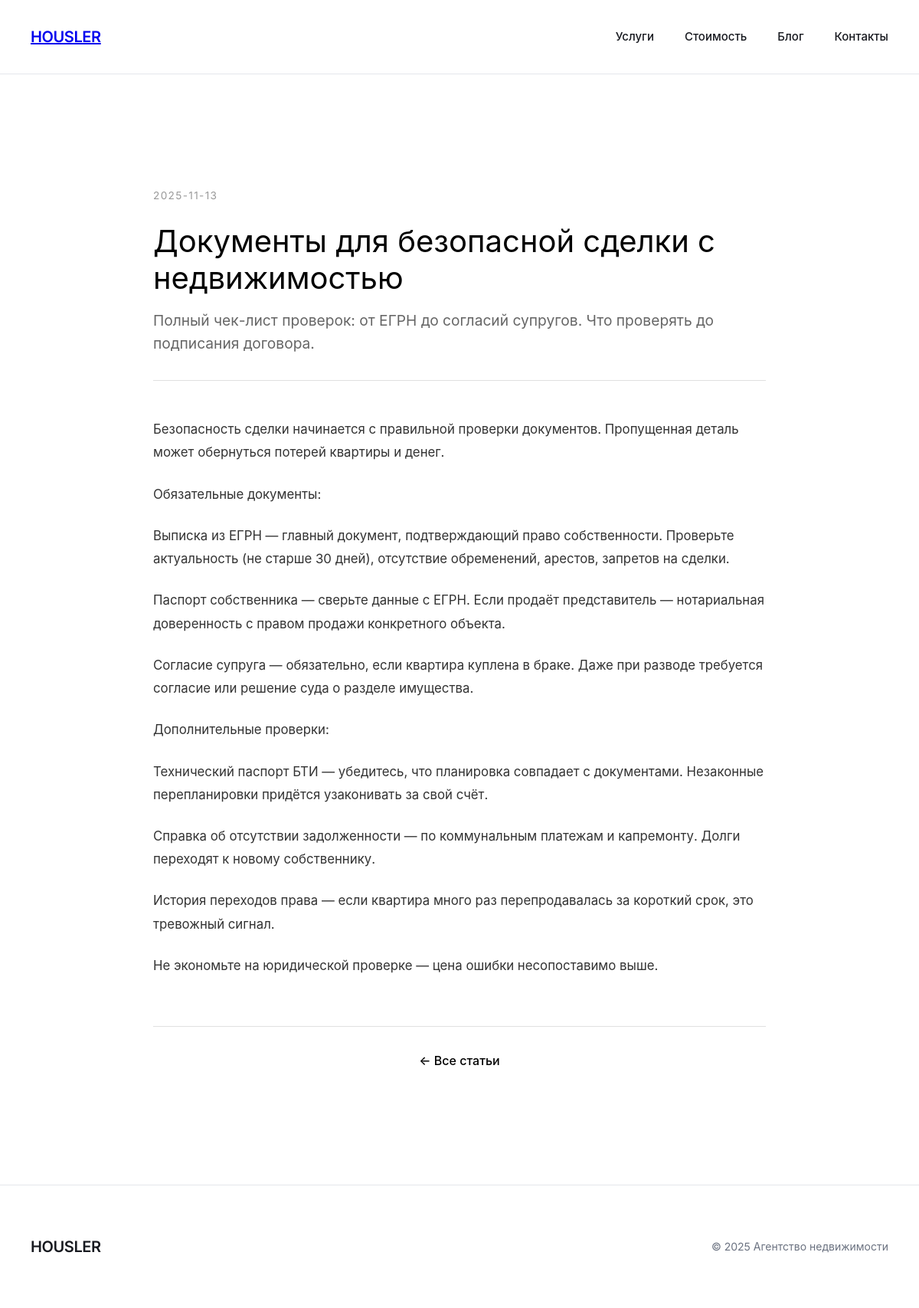
Screenshot of /blog/dokumenty-dlya-bezopasnoy-sdelki with the database file from the repository.
### tables this page shows
CREATE TABLE blog_posts (
                id INTEGER PRIMARY KEY AUTOINCREMENT,
                slug TEXT UNIQUE NOT NULL,
                title TEXT NOT NULL,
                excerpt TEXT,
                content TEXT NOT NULL,
                original_url TEXT,
                original_title TEXT,
                published_at TEXT NOT NULL,
                created_at TEXT NOT NULL,
                updated_at TEXT NOT NULL,
                is_published INTEGER DEFAULT 1,
                view_count INTEGER DEFAULT 0
            );

### blog_routes.py (the view)
    @app.route('/blog/<slug>')
    def blog_post(slug):
        try:
            post = blog_db.get_post_by_slug(slug)
            if not post:
                abort(404)
            blog_db.increment_view_count(slug)
            recent_posts = blog_db.get_recent_posts(limit=5)
            return render_template('blog_post.html', post=post, recent_posts=recent_posts)
        except Exception as e:
            logger.error(f"Error loading blog post {slug}: {e}")
            abort(500)

### blog_database.py (called while the page is built)
    def get_post_by_slug(self, slug: str) -> Optional[Dict]:
        conn = sqlite3.connect(self.db_path)
        conn.row_factory = sqlite3.Row
        c = conn.cursor()
        c.execute('''
            SELECT * FROM blog_posts
            WHERE slug = ? AND is_published = 1
        ''', (slug,))
        row = c.fetchone()
        conn.close()
        if row:
            return dict(row)
        return None

    def get_all_posts(
        self,
        limit: Optional[int] = None,
        offset: int = 0
    ) -> List[Dict]:
        conn = sqlite3.connect(self.db_path)
        conn.row_factory = sqlite3.Row
        c = conn.cursor()
        query = '''
            SELECT * FROM blog_posts
            WHERE is_published = 1
            ORDER BY published_at DESC
        '''
        if limit:
            query += f' LIMIT {limit} OFFSET {offset}'
        c.execute(query)
        rows = c.fetchall()
        conn.close()
        return [dict(row) for row in rows]

    def get_recent_posts(self, limit: int = 4) -> List[Dict]:
        return self.get_all_posts(limit=limit)

    def increment_view_count(self, slug: str):
        conn = sqlite3.connect(self.db_path)
        c = conn.cursor()
        c.execute('''
            UPDATE blog_posts
            SET view_count = view_count + 1
            WHERE slug = ?
        ''', (slug,))
        conn.commit()
        conn.close()

### blog_routes.py (called while the page is built)
def register_blog_routes(app):
    @app.route('/blog')
    def blog_index():
        """Blog index page with all posts"""
        try:
            posts = blog_db.get_all_posts()
            return render_template('blog_index.html', posts=posts)
        except Exception as e:
            logger.error(f"Error loading blog index: {e}")
            abort(500)
    @app.route('/blog/<slug>')
    def blog_post(slug):
        try:
            post = blog_db.get_post_by_slug(slug)
            if not post:
                abort(404)
            blog_db.increment_view_count(slug)
            recent_posts = blog_db.get_recent_posts(limit=5)
            return render_template('blog_post.html', post=post, recent_posts=recent_posts)
        except Exception as e:
            logger.error(f"Error loading blog post {slug}: {e}")
            abort(500)
    logger.info("Blog routes registered")

### templates/blog_post.html (shortened to what this page needs)
<!DOCTYPE html>
<html lang="ru">
<head>
    <link rel="stylesheet" href="/static/css/landing.css">
    <link rel="stylesheet" href="/static/css/blog-minimal.css">
</head>
<body>
    <nav class="nav">
        <div class="container">
            <div class="nav-content">
                <a href="/" class="logo">HOUSLER</a>
                <div class="nav-links">
                    <a href="/#services">Услуги</a>
                    <a href="/#pricing">Стоимость</a>
                    <a href="/blog">Блог</a>
                    <a href="/#contact">Контакты</a>
                </div>
            </div>
        </div>
    </nav>
    <section class="section">
        <div class="container">
            <div class="blog-post-content">
                <div class="blog-post-header">
                    <div class="blog-post-meta">{{ post.published_at[:10] }}</div>
                    <h1 class="blog-post-title">{{ post.title }}</h1>
                    {% if post.excerpt %}
                    <div class="blog-post-excerpt">{{ post.excerpt }}</div>
                    {% endif %}
                </div>
                <div class="blog-post-body">
                    {% for paragraph in post.content.split('\n\n') %}
                        {% if paragraph.strip() %}
                        <p>{{ paragraph }}</p>
                        {% endif %}
                    {% endfor %}
                </div>
                <div class="blog-post-footer">
                    <a href="/blog" style="color: #000; text-decoration: none; font-weight: 500;">← Все статьи</a>
                </div>
            </div>
        </div>
    </section>
    <footer class="footer">
        <div class="container">
            <div class="footer-content">
                <div class="footer-brand">HOUSLER</div>
                <div class="footer-text">© 2025 Агентство недвижимости</div>
            </div>
        </div>
    </footer>
</body>
</html>

### static/css/landing.css (style rules this page uses)
* { margin: 0; padding: 0; box-sizing: border-box; }
:root { --color-text: #181A20; --color-text-light: #6B7280; --color-border: #E5E7EB; --color-bg: #FFFFFF; --color-bg-gray: #F9FAFB; --color-accent: #000000; }
body { font-family: 'Inter', -apple-system, BlinkMacSystemFont, 'Segoe UI', sans-serif; color: var(--color-text); background: var(--color-bg); line-height: 1.6; -webkit-font-smoothing: antialiased; }
.container { max-width: 1200px; margin: 0 auto; padding: 0 40px; }
.nav { padding: 32px 0; border-bottom: 1px solid var(--color-border); background: var(--color-bg); }
.nav-content { display: flex; justify-content: space-between; align-items: center; }
.logo { font-size: 20px; font-weight: 600; letter-spacing: -0.02em; }
.nav-links { display: flex; gap: 40px; }
.nav-links a { color: var(--color-text); text-decoration: none; font-size: 15px; font-weight: 500; transition: color 0.2s; }
.section { padding: 100px 0; }
.footer { padding: 64px 0; border-top: 1px solid var(--color-border); }
.footer-content { display: flex; justify-content: space-between; align-items: center; }
.footer-brand { font-size: 20px; font-weight: 600; letter-spacing: -0.02em; }
.footer-text { font-size: 14px; color: var(--color-text-light); }

### templates/blog_post.html (style rules this page uses)
.blog-post-content { max-width: 800px; margin: 0 auto; padding: 3rem 0; }
.blog-post-header { margin-bottom: 3rem; padding-bottom: 2rem; border-bottom: 1px solid #e0e0e0; }
.blog-post-meta { font-size: 0.85rem; color: #999; text-transform: uppercase; letter-spacing: 0.1em; margin-bottom: 1.5rem; }
.blog-post-title { font-size: 2.5rem; font-weight: 400; line-height: 1.2; margin-bottom: 1rem; color: #000; }
.blog-post-excerpt { font-size: 1.2rem; color: #666; line-height: 1.6; }
.blog-post-body { font-size: 1.05rem; line-height: 1.8; color: #333; }
.blog-post-body p { margin-bottom: 1.5rem; }
.blog-post-footer { margin-top: 4rem; padding-top: 2rem; border-top: 1px solid #e0e0e0; text-align: center; }

### rows the page displays
blog_posts: published_at "2025-11-13", title "Документы для безопасной сделки с недвижимостью", excerpt "Полный чек-лист проверок: от ЕГРН до согласий супругов. Что проверять до подписания договора."

### other values shown
{{ paragraph }} "Безопасность сделки начинается с правильной проверки документов. Пропущенная деталь может обернуться потерей квартиры и денег." "Обязательные документы:" "Выписка из ЕГРН — главный документ, подтверждающий право собственности. Проверьте актуальность (не старше 30 дней), отсутствие обременений, арестов, запретов на сделки." "Паспорт собственника — сверьте данные с ЕГРН. Если продаёт представитель — нотариальная доверенность с правом продажи конкретного объекта." "Согласие супруга — обязательно, если квартира куплена в браке. Даже при разводе требуется согласие или решение суда о разделе имущества." "Дополнительные проверки:" "Технический паспорт БТИ — убедитесь, что планировка совпадает с документами. Незаконные перепланировки придётся узаконивать за свой счёт." "Справка об отсутствии задолженности — по коммунальным платежам и капремонту. Долги переходят к новому собственнику." "История переходов права — если квартира много раз перепродавалась за короткий срок, это тревожный сигнал." "Не экономьте на юридической проверке — цена ошибки несопоставимо выше."
